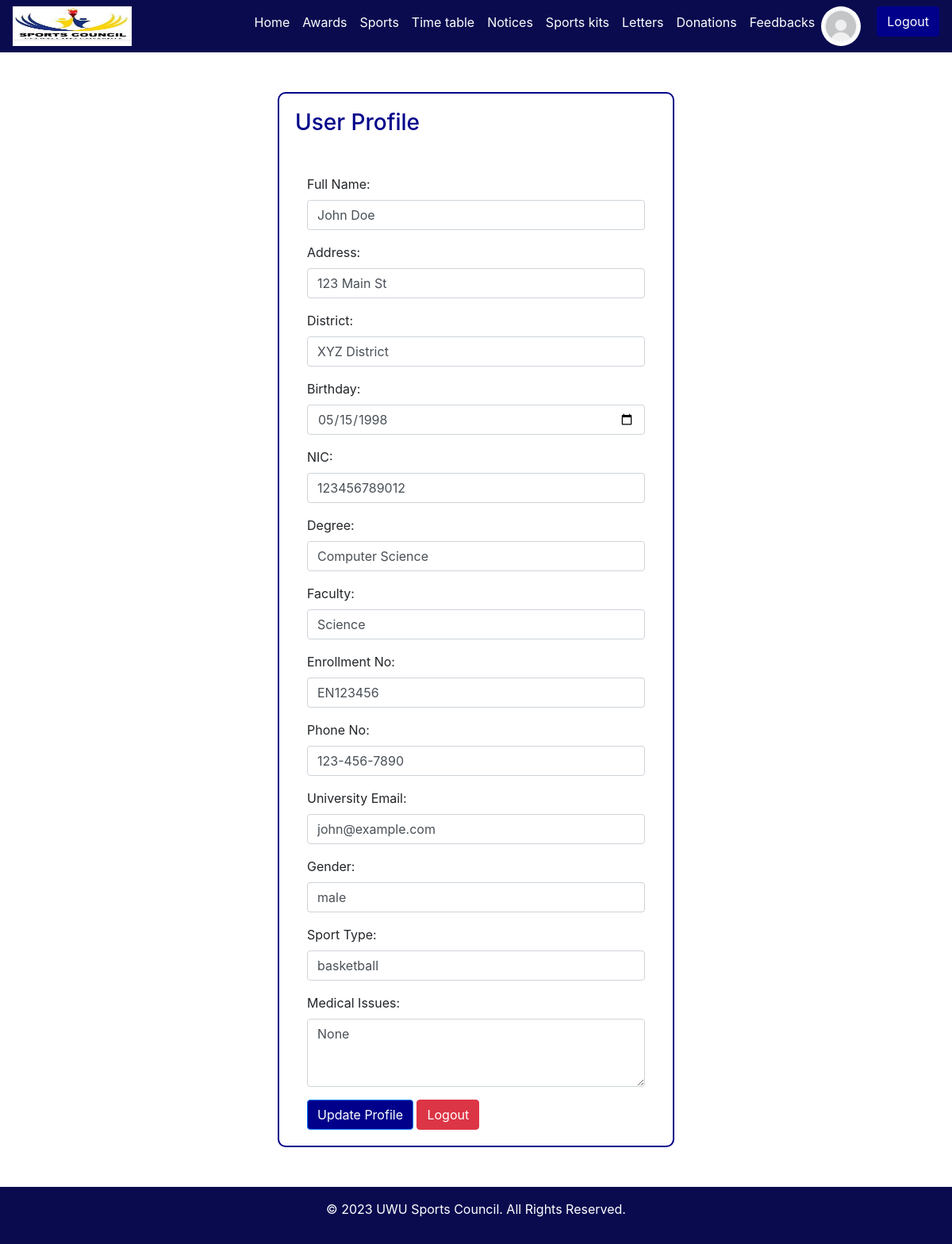
The app's page /profile.php (signed in) with its own data.
### tables this page shows
CREATE TABLE `university_students` (
  `id` int(11) NOT NULL,
  `full_name` varchar(255) NOT NULL,
  `address` varchar(255) NOT NULL,
  `district` varchar(255) NOT NULL,
  `birthday` date NOT NULL,
  `nic` varchar(12) NOT NULL,
  `degree` varchar(255) NOT NULL,
  `faculty` varchar(255) NOT NULL,
  `enrollment_no` varchar(20) NOT NULL,
  `phone_no` varchar(15) NOT NULL,
  `university_email` varchar(255) NOT NULL,
  `password` varchar(255) NOT NULL,
  `gender` enum('male','female') NOT NULL,
  `sport_type` varchar(20) NOT NULL,
  `medical_issues` text NOT NULL,
  `confirm_password` varchar(255) NOT NULL
);

### classes/User.php (called while the page is built, shortened)
<?php
class User {
    public static function getUserById($con, $user_id) {
        try {
            $query = "SELECT * FROM university_students WHERE id = ?";
            $pstmt = $con->prepare($query);
            $pstmt->bindValue(1, $user_id);
            $pstmt->execute();
            if ($pstmt->rowCount() > 0) {
                return $pstmt->fetch(PDO::FETCH_ASSOC);
            }
            return null;
        } catch (PDOException $exc) {
            die("Error in getUserById: " . $exc->getMessage());
        }
    }
}

### profile.php (the view, shortened to what this page needs)
<?php
require_once 'classes/User.php';
$con = DbConnector::getConnection();
$user_id = $_SESSION['user_id'];
$user = User::getUserById($con, $user_id);
if ($user) {
    $full_name = $user['full_name'];
    $address = $user['address'];
    $district = $user['district'];
    $birthday = $user['birthday'];
    $nic = $user['nic'];
    $degree = $user['degree'];
    $faculty = $user['faculty'];
    $enrollment_no = $user['enrollment_no'];
    $phone_no = $user['phone_no'];
    $university_email = $user['university_email'];
    $gender = $user['gender'];
    $sport_type = $user['sport_type'];
    $medical_issues = $user['medical_issues'];
}
?>
<!DOCTYPE html>
<html lang="en">
<head>
    <link rel="stylesheet" href="https://maxcdn.bootstrapcdn.com/bootstrap/4.5.2/css/bootstrap.min.css">
</head>
<body>
<nav class="navbar navbar-expand-lg navbar-light">
  <img style="width:150px; height:50px;" src="images/logo.jpg">
  <div class="collapse navbar-collapse" id="navbarNav">
    <ul class="navbar-nav ml-auto">
      <li class="nav-item active">
        <a class="nav-link" href="home_page.php">Home <span class="sr-only">(current)</span></a>
      </li>
       <li class="nav-item">
        <a class="nav-link" href="awards.php">Awards</a>
      </li>
      <li class="nav-item">
        <a class="nav-link" href="#">Sports</a>
      </li>
      <li class="nav-item">
        <a class="nav-link" href="Page/1.php">Time table</a>
      </li>
      <li class="nav-item">
        <a class="nav-link" href="players.php">Notices</a>
      </li>
      <li class="nav-item">
        <a class="nav-link" href="sport_kit.php">Sports kits</a>
      </li>
      <li class="nav-item">
        <a class="nav-link" href="letter.php">Letters</a>
      </li>
       <li class="nav-item">
        <a class="nav-link" href="donation1.php">Donations</a>
      </li>
       <li class="nav-item">
        <a class="nav-link" href="feedback_page.php">Feedbacks</a>
      </li>
          <a class="nav-item" href="profile.php">
  <img class="rounded-profile" src="images/profile1.jpg" alt="Profile Icon" style="width:50px; border-radius: 50%; height:50px;">
</a>
 <li class="nav-item">
      <a style="background-color:darkblue; border-color: darkblue; margin-left: 20px;" href="logout.php" class="btn btn-dark">Logout</a>
      </li>
</nav>
    <div class="profile-container">
        <h3 style="color: darkblue;" class="mb-3">User Profile</h3>
        <div class="container mt-5">
            <div class="profile-form">
                <form action="update_profile.php" method="post">
                    <div class="form-group">
                        <label for="fullName">Full Name:</label>
                        <input type="text" class="form-control" name="full_name" id="fullName"
                            value="<?php echo $full_name; ?>">
                    </div>
                    <div class="form-group">
                        <label for="address">Address:</label>
                        <input type="text" class="form-control" name="address" id="address"
                            value="<?php echo $address; ?>">
                    </div>
                    <div class="form-group">
                        <label for="district">District:</label>
                        <input type="text" class="form-control" name="district" id="district"
                            value="<?php echo $district; ?>">
                    </div>
                    <div class="form-group">
                        <label for="birthday">Birthday:</label>
                        <input type="date" class="form-control" name="birthday" id="birthday"
                            value="<?php echo $birthday; ?>">
                    </div>
                    <div class="form-group">
                        <label for="nic">NIC:</label>
                        <input type="text" class="form-control" name="nic" id="nic" value="<?php echo $nic; ?>">
                    </div>
                    <div class="form-group">
                        <label for="degree">Degree:</label>
                        <input type="text" class="form-control" name="degree" id="degree"
                            value="<?php echo $degree; ?>">
                    </div>
                    <div class="form-group">
                        <label for="faculty">Faculty:</label>
                        <input type="text" class="form-control" name="faculty" id="faculty"
                            value="<?php echo $faculty; ?>">
                    </div>
                    <div class="form-group">
                        <label for="enrollmentNo">Enrollment No:</label>
                        <input type="text" class="form-control" name="enrollment_no" id="enrollmentNo"
                            value="<?php echo $enrollment_no; ?>">
                    </div>
                    <div class="form-group">
                        <label for="phoneNo">Phone No:</label>
                        <input type="text" class="form-control" name="phone_no" id="phoneNo"
                            value="<?php echo $phone_no; ?>">
                    </div>
                    <div class="form-group">
                        <label for="universityEmail">University Email:</label>
                        <input type="text" class="form-control" name="university_email" id="universityEmail"
                            value="<?php echo $university_email; ?>">
                    </div>
                    <div class="form-group">
                        <label for="gender">Gender:</label>
                        <input type="text" class="form-control" name="gender" id="gender"
                            value="<?php echo $gender; ?>">
                    </div>
                    <div class="form-group">
                        <label for="sportType">Sport Type:</label>
                        <input type="text" class="form-control" name="sport_type" id="sportType"
                            value="<?php echo $sport_type; ?>">
                    </div>
                    <div class="form-group">
                        <label for="medicalIssues">Medical Issues:</label>
                        <textarea class="form-control" id="medicalIssues" name="medical_issues"
                            rows="3"><?php echo $medical_issues; ?></textarea>
                    </div>
                    <button style="background-color: darkblue" type="button" class="btn btn-primary" data-toggle="modal"
                        data-target="#confirmationModal">Update Profile</button>
                        <a href="logout.php" class="btn btn-danger">Logout</a>
                </form>
            </div>
        </div>
    </div>
    <footer style="background-color: #0A0B4F;" class=" text-white text-center py-3">
        <p>&copy; 2023 UWU Sports Council. All Rights Reserved.</p>
    </footer>
</body>
</html>

### profile.php (style rules this page uses)
.navbar-nav .nav-link { color: white !important; }
.navbar { background-color: #0A0B4F; }
.profile-container { border: 2px solid darkblue; padding: 20px; border-radius: 10px; margin-top: 50px; max-width: 500px; margin: 0 auto; margin-top: 50px; margin-bottom: 50px; }

### records on screen
university_students: full_name "John Doe", address "123 Main St", district "XYZ District", birthday "05/15/1998", nic "123456789012", degree "Computer Science", faculty "Science", enrollment_no "EN123456", phone_no "123-456-7890", university_email "john@example.com", gender "male", sport_type "basketball", medical_issues "None"
